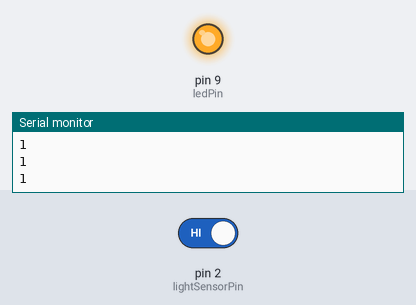
This sketch was run on a simulated Arduino Uno, built with avr-gcc and run on an emulated ATmega328P. On the bench: output pins drawn as LEDs (lit = HIGH), the last lines printed to the serial monitor. The test bench sets the inputs (shaded band); at power-on: pin 2 (lightSensorPin) HIGH.

Above: at 2.8 s.
2.9 s: pin 2 (lightSensorPin) driven LOW
At 3.4 s:
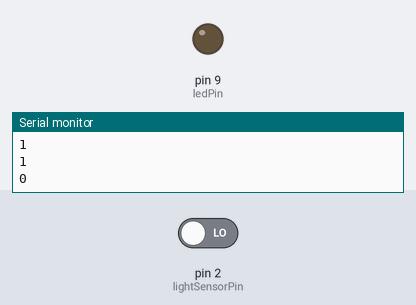
4.5 s: pin 2 (lightSensorPin) driven HIGH
At 6.1 s:
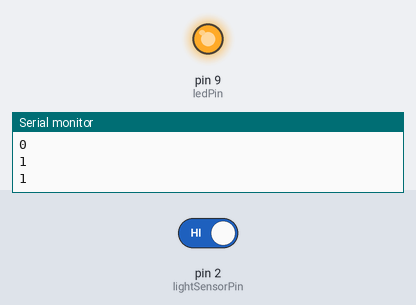
Timing chart, 0 to 7.6 s (numbered marks = the images above; inputs shaded):
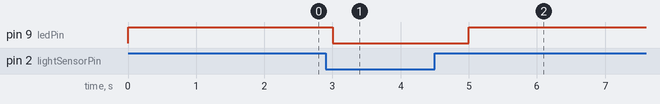

Measured:
- after the input at 2.9 s, pin 9 (ledPin): HIGH → LOW after 0.10 s
- after the input at 4.5 s, pin 9 (ledPin): LOW → HIGH after 0.50 s

The sketch:

Street_light.ino
```cpp
// Define pin numbers
const int lightSensorPin = 2; // Light sensor digital pin
const int ledPin = 9;          // LED digital pin

void setup() {
  pinMode(lightSensorPin, INPUT); // Set light sensor pin as input
  pinMode(ledPin, OUTPUT);         // Set LED pin as output
  Serial.begin(9600);              // Initialize serial communication
}

void loop() {
  int lightState = digitalRead(lightSensorPin); // Read light sensor digital value
  Serial.println(lightState);                    // Print the value to Serial Monitor

  // If light state is LOW (dark), turn on the LED
  if (lightState == LOW) {
    digitalWrite(ledPin, LOW); // Turn on LED
  } else {
    digitalWrite(ledPin, HIGH);  // Turn off LED
  }

  delay(1000); // Wait for a second before reading again
}
```
